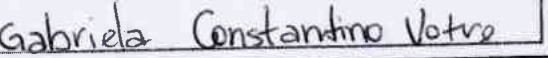
#> input picture Nome.jpg, 548 x 58 px, given in place of Marcador_direito.png, which was not available
$ python opencv_markers.py   (Python 2 division)
#> lines starting #> are read from the running program, lines starting #| are printed output that depends on the picture; after the words box and inside, x2 and y2 are one past the last pixel; in counts of white or black regions, pixels touching at a corner belong together; pictures that were not available may be replaced by others from this repository, and a replacement may not be noted
import numpy as np
import cv2 as cv
from matplotlib import pyplot as plt

MIN_MATCH_COUNT = 10

img1 = cv.imread('Marcador_direito.png')      # queryImage
#> img1 is the input picture: shape (58, 548, 3); mean B, G, R 215.5, 207.8, 208.3

cv.imshow('test', img1)
cv.waitKey(0)
cv.destroyAllWindows()


img2 = cv.imread('Frente.png')         # trainImage
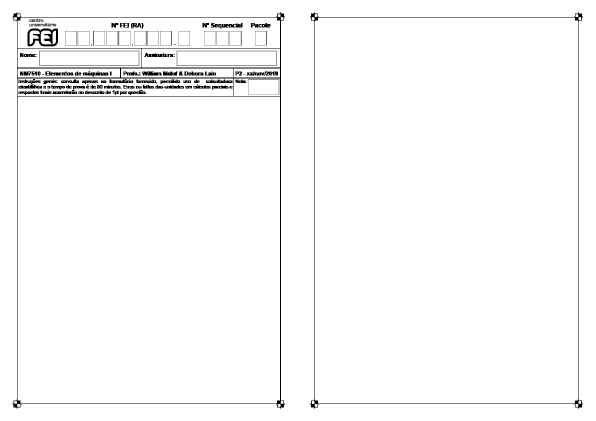
#> input picture test/Frente.png, 1191 x 842 px (shown at 1/2 size)
#> img2 is the input picture: shape (842, 1191, 3); mean B, G, R 249.5, 249.5, 249.5

cv.imshow('test', img2)
cv.waitKey(0)
cv.destroyAllWindows()

# Initiate SIFT detector
sift = cv.xfeatures2d.SIFT_create()
# find the keypoints and descriptors with SIFT
kp1, des1 = sift.detectAndCompute(img1,None)
#> kp1 = 482 keypoints; strongest (x, y, size): (77, 44, 2.9), (214, 35, 5.2), (344, 36, 2.9), (353, 38, 3)
kp2, des2 = sift.detectAndCompute(img2,None)
#> kp2 = 819 keypoints; strongest (x, y, size): (500, 147, 1.8), (284, 47, 1.9), (479, 146, 1.9), (227, 182, 2.4)
FLANN_INDEX_KDTREE = 1
index_params = dict(algorithm = FLANN_INDEX_KDTREE, trees = 5)
search_params = dict(checks = 50)
flann = cv.FlannBasedMatcher(index_params, search_params)
matches = flann.knnMatch(des1,des2,k=2)
#> matches = 482 matches
# store all the good matches as per Lowe's ratio test.
good = []
for m,n in matches:
    if m.distance < 0.8*n.distance:
        good.append(m)
#> after the loop, good = 27 matches

if len(good)>MIN_MATCH_COUNT:
    src_pts = np.float32([ kp1[m.queryIdx].pt for m in good ]).reshape(-1,1,2)
#> src_pts = 27 rows, first 8: [10.23, 24.12], [38.96, 47.06], [46.17, 14.26], [46.17, 14.26], [49.14, 14.48], [51.43, 47.94], [51.43, 47.94], [76.05, 48.59]
    dst_pts = np.float32([ kp2[m.trainIdx].pt for m in good ]).reshape(-1,1,2)
#> dst_pts = 27 rows, first 8: [42.9, 109.9], [97.58, 85.32], [89.98, 68.87], [89.98, 68.87], [498.5, 209.5], [40.74, 185], [40.74, 185], [557.7, 146.7]
    M, mask = cv.findHomography(src_pts, dst_pts, cv.RANSAC,5.0)
#> M = [[3.47, -2.65, -33.89], [0.782, 0.213, 28.48], [0.00494, -0.0173, 1]]; mask = 27 values, max 1 at index 2, min 0 at index 0, mean 0.259
    matchesMask = mask.ravel().tolist()
#> matchesMask has the same summary as mask
    h,w,d = img1.shape
#> h = 58; w = 548; d = 3
    pts = np.float32([ [0,0],[0,h-1],[w-1,h-1],[w-1,0] ]).reshape(-1,1,2)
#> pts = [[0, 0], [0, 57], [547, 57], [547, 0]]
    dst = cv.perspectiveTransform(pts,M)
#> dst = [[-33.89, 28.48], [-11384.3, 2501.1], [629.3, 172.4], [502.9, 123.3]]
    img2 = cv.polylines(img2,[np.int32(dst)],True,255,3, cv.LINE_AA)
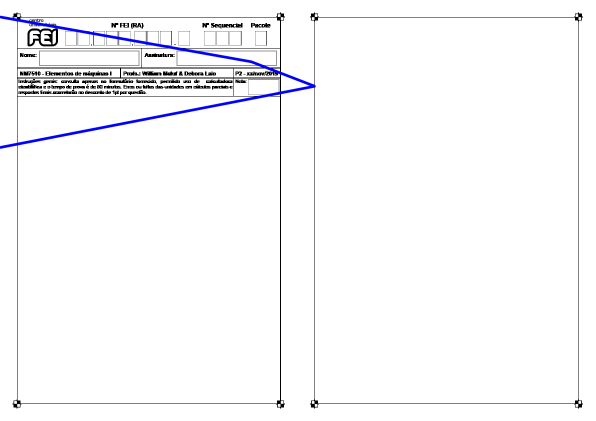
#> img2: shape (842, 1191, 3) (shown at 1/2 size); 0.89% of pixels changed, all inside (x1, y1, x2, y2) = (0, 31, 633, 298)
else:
    print( "Not enough matches are found - {}/{}".format(len(good), MIN_MATCH_COUNT) )
    matchesMask = None

draw_params = dict(matchColor = (0,255,0), # draw matches in green color
                   singlePointColor = None,
                   matchesMask = matchesMask, # draw only inliers
                   flags = 2)
#> draw_params = 4 items
img3 = cv.drawMatches(img1,kp1,img2,kp2,good,None,**draw_params)
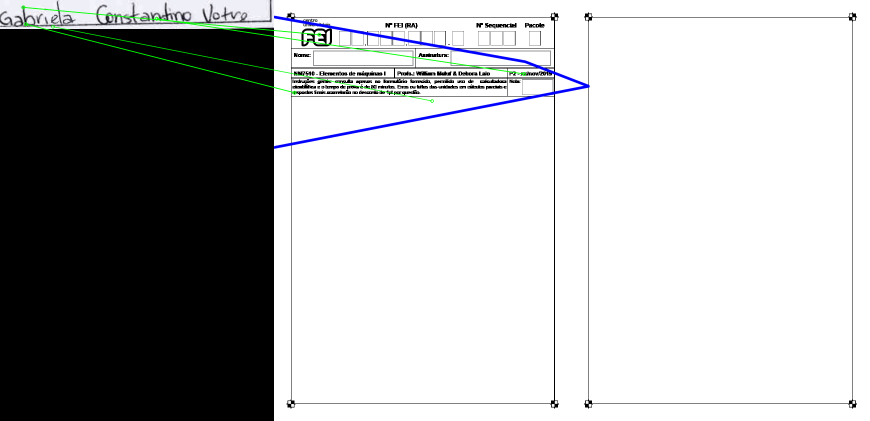
#> img3: shape (842, 1739, 3) (shown at 1/2 size); mean B, G, R 175.2, 174.7, 173.9
plt.imshow(img3, 'gray'),plt.show()
